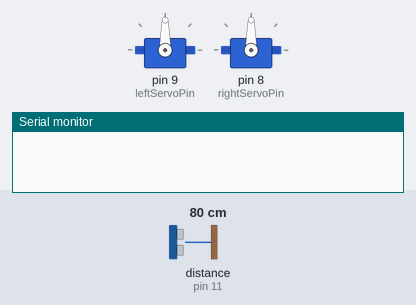
Recording of a sketch running on a simulated Arduino Uno, built with avr-gcc and run on an emulated ATmega328P. Parts: 2 × servo, the last lines printed to the serial monitor. Wiring (inferred from the names in the program): ultrasonic range finder: trigger pin 10; echo pin 11. Inputs (shaded band) come from the test bench; at power-on: distance to the obstacle (sensor on pin 11) 80 cm. The echo pulse lasts 58.3 µs per cm.

Above: at 0.1 s.
At 6.2 s:
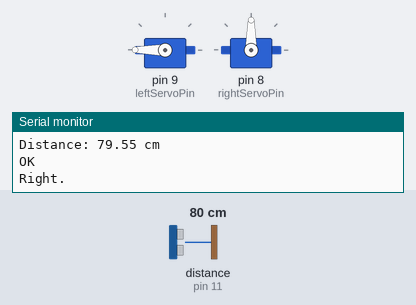
6.3 s: distance to the obstacle (sensor on pin 11) set to 12 cm
9.3 s: distance to the obstacle (sensor on pin 11) set to 9 cm
At 10.7 s:
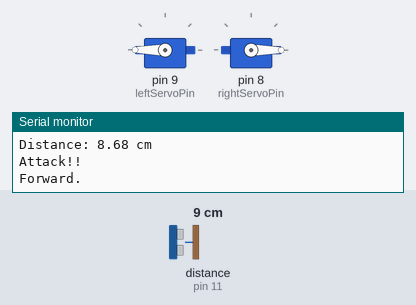
Timing chart, 0 to 12.3 s (numbered marks = the images above; inputs shaded):
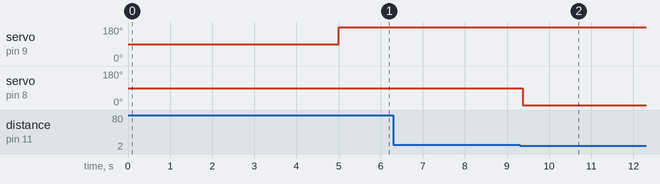

The sketch:

ObstacleTargeting-Servo.ino
```cpp
#include <Servo.h>

// Distance sensor connections
const int frontEchoPin = 11;
const int frontTriggerPin = 10;

Servo leftServo;
Servo rightServo;

const int leftServoPin = 9;        // continuous rotation servo
const int rightServoPin = 8;      // continuous rotation servo

// how fast do you want your motors to go? 0-89 forward, 90 stop, 91-180 reverse.
int forward = 180;
int back = 0;
int stop = 90;

volatile float maxFrontDistance = 10.00;
volatile float frontDuration, frontDistanceCm;

void setup() {
  // serial
  Serial.begin(9600);

  // ultrasonic
  pinMode(frontTriggerPin, OUTPUT);
  pinMode(frontEchoPin, INPUT);

  // servos
  leftServo.attach(leftServoPin);
  rightServo.attach(rightServoPin);

  // ensure the servos are stopped
  leftServo.write(stop);
  rightServo.write(stop);


  delay(5000);
}
void loop() {

  // front distance check
  checkFrontDistance();
  if (frontDistanceCm < maxFrontDistance) {
    Serial.println("Attack!!");
    moveForward();
    //delay(1000);
    //moveBackward();
    //delay(1000);
    //moveLeft();
    delay(1000);

  }
  else {
    Serial.println("OK");
    moveRight();
  }
}


void checkFrontDistance() {
  digitalWrite(frontTriggerPin, LOW);
  delayMicroseconds(4);
  digitalWrite(frontTriggerPin, HIGH);
  delayMicroseconds(10);
  digitalWrite(frontTriggerPin, LOW);
  frontDuration = pulseIn(frontEchoPin, HIGH);  //medimos el tiempo entre pulsos, en microsegundos
  frontDistanceCm = frontDuration * 10 / 292 / 2;  //convertimos a distancia, en cm
  Serial.print("Distance: ");
  Serial.print(frontDistanceCm);
  Serial.println(" cm");
}

void moveBackward() {
  Serial.println("Backward.");
  leftServo.write(forward);
  rightServo.write(back);
}

void moveForward() {
  Serial.println("Forward.");
  leftServo.write(forward);
  rightServo.write(back);
}

void moveLeft() {
  Serial.println("Left.");
  leftServo.write(stop);
  rightServo.write(forward);
}

void moveRight() {
  Serial.println("Right.");
  leftServo.write(forward);
  rightServo.write(stop);
}

void moveStop() {
  Serial.println("Stopping.");
  leftServo.write(stop);
  rightServo.write(stop);
}
```

Measured:
- the behaviour switches between 11 and 10 cm on distance to the obstacle (sensor on pin 11) (found by bisection; images 1 and 2)
- after the input at 9.3 s, servo on pin 8 (rightServoPin): 90° → 0° after 0.07 s
